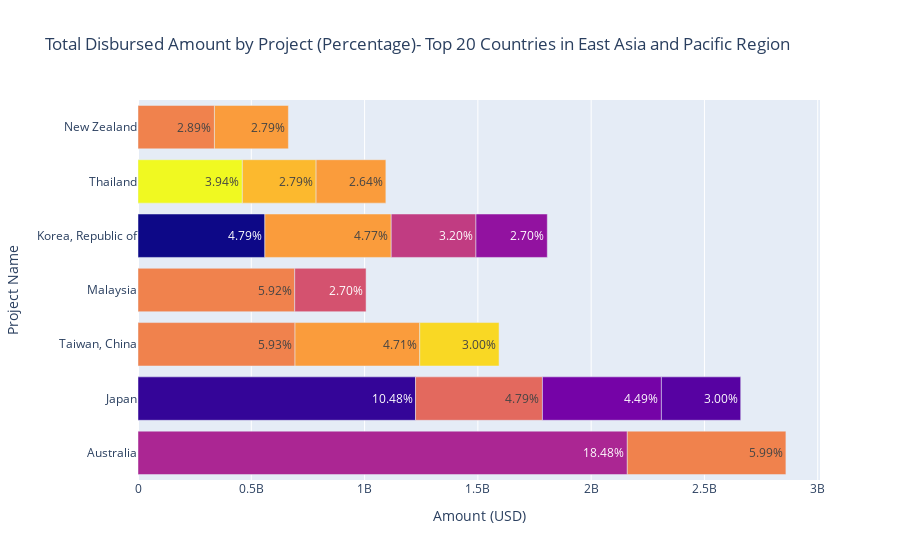

The cell this chart's notebook holds for it:
### Markdown cell above
* Tokaido Shinkansen line/Japan- first high-speed rail line in the world
* China - Tachien Hydroelectric Development Project - would include a dam and reservoir in the Tachien Gorge; an underground power house 
* Muda Irrigation is one of Malaysia's largest irrigation systems -  The irrigation system is critical for rice farming in Malaysia
* General Development - Education, Healthcare, Transport etc.,

### Code cell
# https://plotly.com/python/horizontal-bar-charts/
# Calculate the total amount disbursed across all projects
total_disbursed_sum = df['total_disbursed'].sum()

# Create a new column with percentage values
df['percentage'] = (df['total_disbursed'] / total_disbursed_sum) * 100


fig = go.Figure(go.Bar(
            x=df['total_disbursed'],
            y=df['country_economy'],
           marker=dict(color=df['project_category'].astype('category').cat.codes),  # Color by project name,
            orientation='h',
            text=df['percentage'].apply(lambda x: f"{x:,.2f}%"),  # Format the total disbursed amount as text
            textposition='inside',  # Position text inside the bars
            hovertext=df['project_category']
))

# Add title and labels
fig.update_layout(
    title="Total Disbursed Amount by Project (Percentage)- Top 20 Countries in East Asia and Pacific Region ",
    xaxis_title="Amount (USD)",
    yaxis_title="Project Name"
)





fig.show()

### Figure 1 — Plotly figure (JSON) as saved in the notebook; plotly's stock layout.template omitted (floating-point values rounded to 4 significant figures)
{"data": [{"hovertext": ["GENERAL DEVELOPMENT", "EXPRESSWAY III", "POWER", "POWER", "POWER", "BUSAN PORT EXPANSION", "NEW TOKAIDO LINE", "RAILWAY", "RAILWAY", "EXPRESSWAY V", "YANHEE POWER", "HIGHWAYS", "TACHIEN HYDRO POWER", "EXPRESSWAY IV", "POWER", "RAILWAY", "SIRIKIT DAM (POWER)", "MUDA IRRIGATION", "FARM IRRIGATION", "RAILWAY"], "marker": {"color": [5, 1, 9, 9, 9, 0, 8, 10, 10, 3, 13, 6, 12, 2, 9, 10, 11, 7, 4, 10]}, "orientation": "h", "text": ["18.48%", "10.48%", "5.99%", "5.93%", "5.92%", "4.79%", "4.79%", "4.77%", "4.71%", "4.49%", "3.94%", "3.20%", "3.00%", "3.00%", "2.89%", "2.79%", "2.79%", "2.70%", "2.70%", "2.64%"], "textposition": "inside", "type": "bar", "x": [2159500000, 1225000000, 700000000, 693062631, 691626950, 560000000, 560000000, 557539997, 550422409, 525000000, 460519461, 373961126, 350000000, 350000000, 337378276, 326354760, 325500000, 315000000, 314961731, 307953959], "y": ["Australia", "Japan", "Australia", "Taiwan, China", "Malaysia", "Korea, Republic of", "Japan", "Korea, Republic of", "Taiwan, China", "Japan", "Thailand", "Korea, Republic of", "Taiwan, China", "Japan", "New Zealand", "New Zealand", "Thailand", "Malaysia", "Korea, Republic of", "Thailand"]}], "layout": {"title": {"text": "Total Disbursed Amount by Project (Percentage)- Top 20 Countries in East Asia and Pacific Region "}, "xaxis": {"title": {"text": "Amount (USD)"}}, "yaxis": {"title": {"text": "Project Name"}}}}
